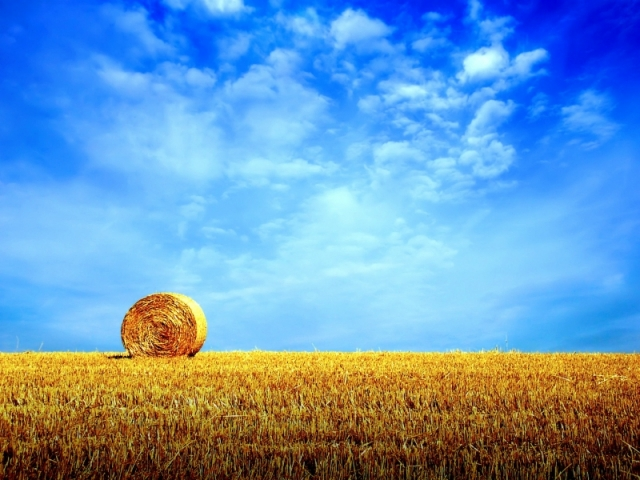
//> input picture 1_filter_cartoon/image.jpg, 640 x 480 px
$ ./1_filter   (built with g++ and OpenCV 4)
//> lines starting //> are read from the running program, lines starting //| are printed output that depends on the picture
#include <stdio.h>
#include <iostream>
#include "opencv2/opencv.hpp"

using namespace std;
using namespace cv;


int main(int argc, char** argv)
{

    Mat img = imread("image.jpg");
//> img is the input picture: 480 rows x 640 cols, CV_8UC3; mean B, G, R 189.4, 151, 106.6
    Mat dst ;

    //if fail to read the image
    if ( img.empty() )
    {
        cout << "Error loading the image" << endl;
        return -1;
    }

    //Create a window
    namedWindow("original", 1);
    namedWindow("cartoon1", 1);


    Mat srcGray;
    cvtColor(img, srcGray, CV_BGR2GRAY);
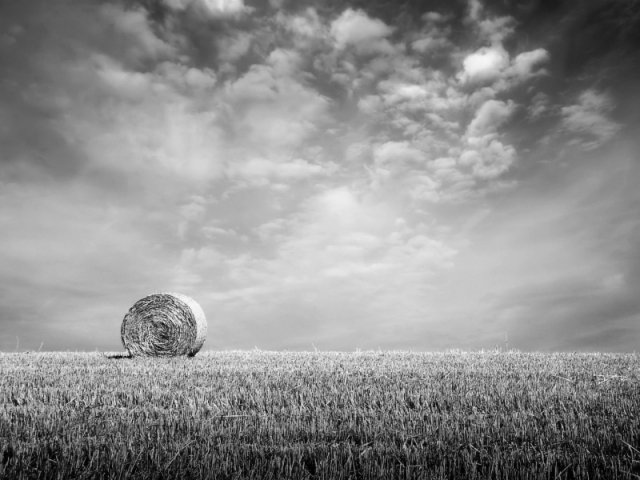
//> srcGray: 480 rows x 640 cols, CV_8UC1; min 0, max 247, mean 142.1

    // Remove the pixel noise with a good Median filter, before we start detecting edges.
    medianBlur(srcGray, srcGray, 7);
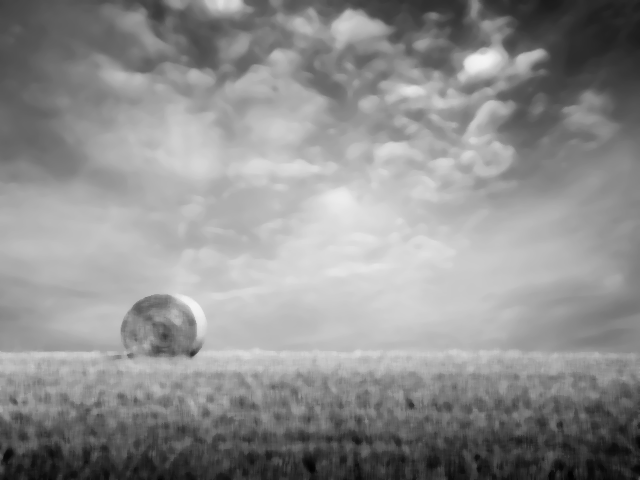
//> srcGray: 480 rows x 640 cols, CV_8UC1; min 2, max 244, mean 142

    Size size = img.size();
//> size = Size(640, 480)
    Mat mask = Mat(size, CV_8U);
    Mat edges = Mat(size, CV_8U);

    // Generate a nice edge mask, similar to a pencil line drawing.
    Laplacian(srcGray, edges, CV_8U, 5);
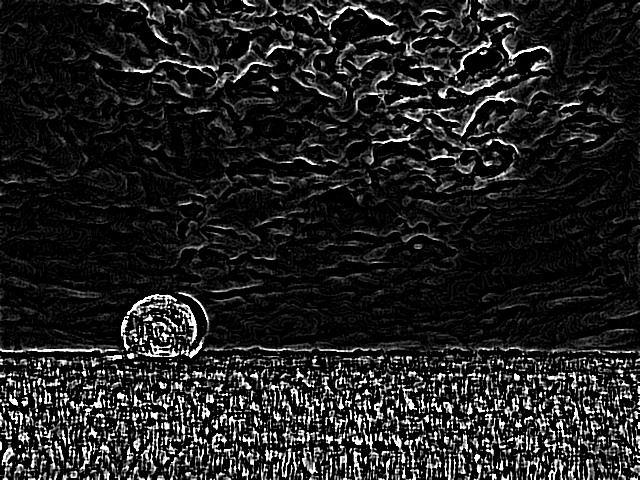
//> edges: 480 rows x 640 cols, CV_8UC1; min 0, max 255, mean 32.9

    threshold(edges, mask, 90, 255, THRESH_BINARY_INV);
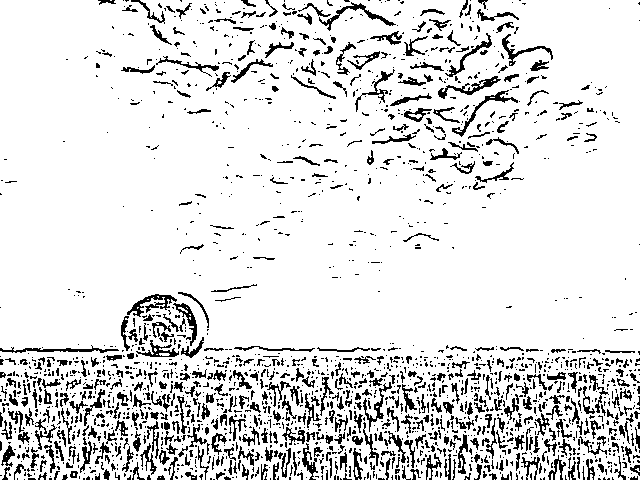
//> mask: 480 rows x 640 cols, CV_8UC1; 87.6% white; black in thin lines or dots


    memset((char*)dst.data, 0, dst.step * dst.rows);
    img.copyTo(dst, mask);
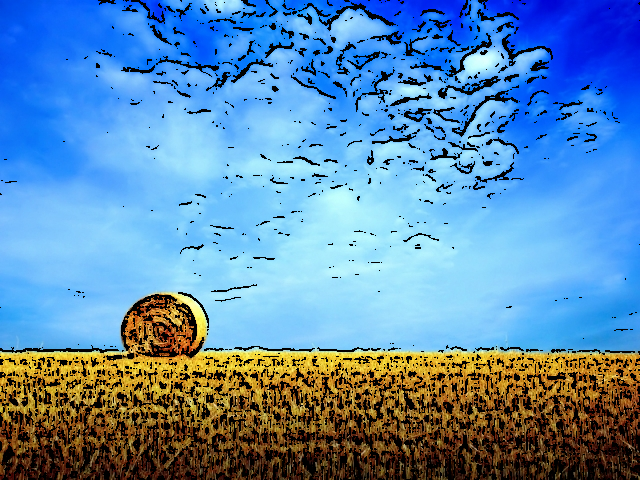
//> dst: 480 rows x 640 cols, CV_8UC3; mean B, G, R 177.3, 138, 92.9

    imwrite( "Cartoon1_filter1.jpg", dst );


    imshow("cartoon1", dst);
    imshow("original",img );

    // Wait until user press some key
    waitKey(0);

    return 0;
}
